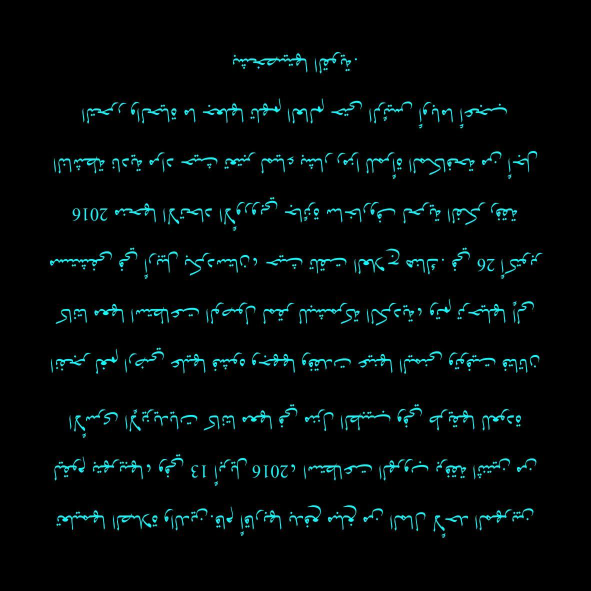
#> input picture trials/LPQ/data/1.jpeg, 1181 x 1181 px (shown at 1/2 size); its folder holds only this picture in this run
$ python -i preprocess.py   (imports and definitions only)
#> lines starting #> are read from the running program, lines starting #| are printed output that depends on the picture; after the words box and inside, x2 and y2 are one past the last pixel; in counts of white or black regions, pixels touching at a corner belong together
#> further down, picture is the input picture: shape (1181, 1181, 3); mean B, G, R 9.4, 9.2, 3.1
import numpy as np
import matplotlib.pyplot as plt
import math
import cv2
import re
import glob


def load_Image(path):
    image=cv2.imread(path)
    return image
# [9 lines left out: function load_Dataset, not called in this run]
def threshold_image(image):
    gray_image = cv2.cvtColor(image, cv2.COLOR_BGR2GRAY)
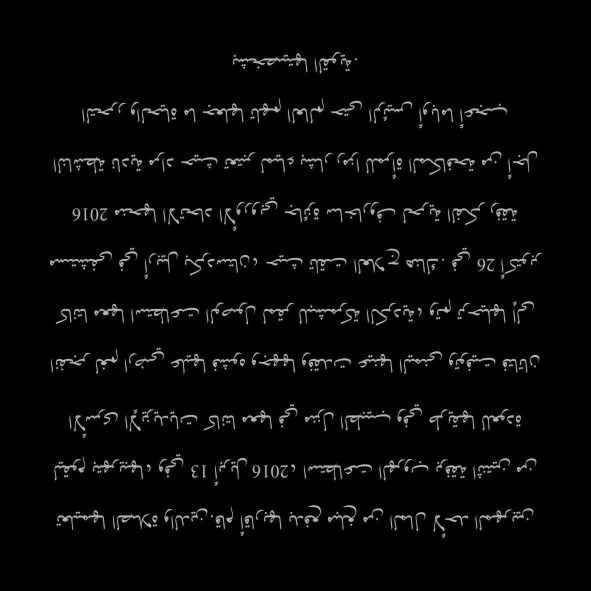
#> gray_image: shape (1181, 1181) (shown at 1/2 size); min 0, max 213, mean 7.4
    # [5 lines of commented-out code are left out]
    hist = cv2.calcHist([gray_image], [0], None, [256], [0, 256])
#> hist = 256 values, max 1049869 at index 0, min 0 at index 214, mean 5448.3
    # Get the total number of pixels in the image
    total_pixels = gray_image.shape[0] * gray_image.shape[1]
#> total_pixels = 1394761
    # Calculate the ratio of black pixels to white pixels
    black_ratio = sum(hist[:50]) / total_pixels
#> black_ratio = [0.959]
    white_ratio = sum(hist[200:]) / total_pixels
#> white_ratio = [0.000221]

    # Set the threshold accordingly
    if black_ratio > white_ratio:
        ret, thresh = cv2.threshold(gray_image,0, 255, cv2.THRESH_BINARY_INV  + cv2.THRESH_OTSU) #50
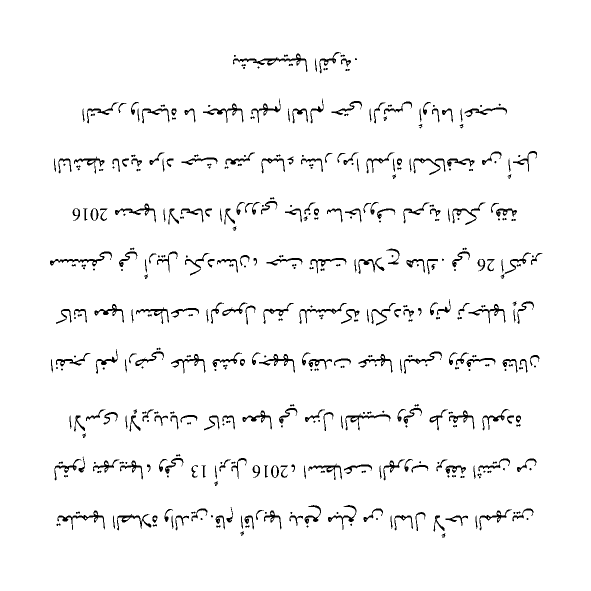
#> thresh: shape (1181, 1181) (shown at 1/2 size); 96.4% white; 433 black regions (86 under 20 px)
#> ret = 79
    else:
        ret, thresh = cv2.threshold(gray_image, 0, 255, cv2.THRESH_BINARY + cv2.THRESH_OTSU)   #180
    # check salt and pepper to rethreshold
    contours, _ = cv2.findContours(thresh, cv2.RETR_LIST, cv2.CHAIN_APPROX_SIMPLE)
#> contours = 641 contours, 262 with area under 20; largest, box (x1, y1, x2, y2) and area: (0, 0, 1181, 1181) 1392400, (465, 106, 616, 145) 1166, (114, 1020, 211, 1061) 835, (99, 502, 225, 534) 830, (405, 206, 488, 247) 766
    min_contour_area = 50
    filtered_contours = [cnt for cnt in contours if cv2.contourArea(cnt) > min_contour_area]
#> filtered_contours = 251 contours; largest, box (x1, y1, x2, y2) and area: (0, 0, 1181, 1181) 1392400, (465, 106, 616, 145) 1166, (114, 1020, 211, 1061) 835, (99, 502, 225, 534) 830, (405, 206, 488, 247) 766
    if abs(len(filtered_contours)-len(contours))<8000 :
       return thresh
    else:
        median_filter = cv2.medianBlur(gray_image, 5)
        if black_ratio > white_ratio:
            ret, thresh = cv2.threshold(median_filter,0, 255, cv2.THRESH_BINARY_INV  + cv2.THRESH_OTSU) #50
        else:
            ret, thresh = cv2.threshold(median_filter, 0, 255, cv2.THRESH_BINARY + cv2.THRESH_OTSU)   #180
    return thresh
# [118 lines left out: functions assure_white_bg, get_words, denoise, get_lines, get_words_grey, not called in this run]


def resize_image(image, width, height):
    return cv2.resize(image, (width, height), interpolation=cv2.INTER_AREA)

>>> import cv2
>>> picture = cv2.imread('../LPQ/data/1.jpeg')
>>> result = threshold_image(picture)

$ run again, on trials/LPQ/data/12.jpeg
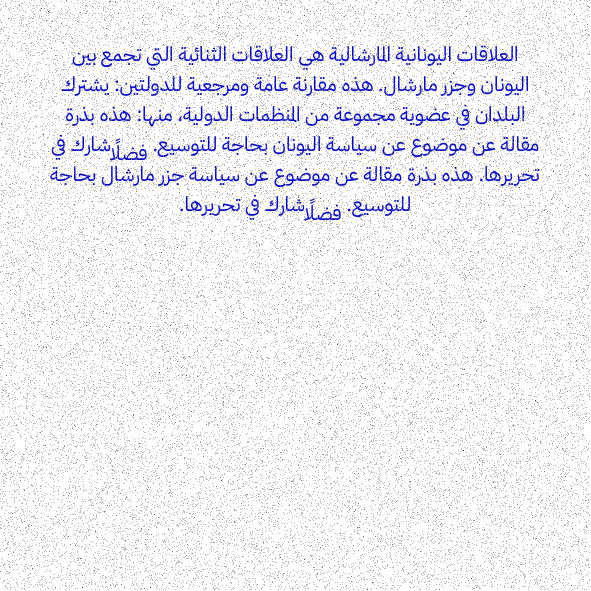
#> input picture trials/LPQ/data/12.jpeg, 1181 x 1181 px (shown at 1/2 size)
#> picture is the input picture: shape (1181, 1181, 3); mean B, G, R 242.3, 238.3, 238.3
#> in threshold_image, `gray_image = cv2.cvtColor(image, cv2.COLOR_BGR2GRAY)`:
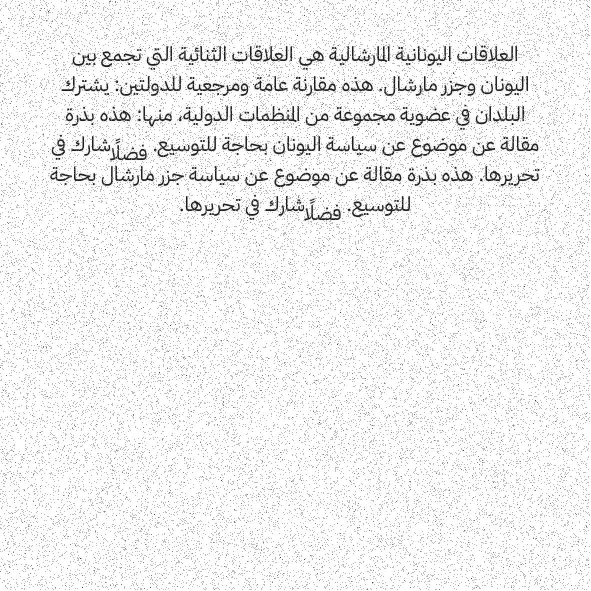
#> gray_image: shape (1181, 1181) (shown at 1/2 size); min 0, max 255, mean 238.8
#> hist = 256 values, max 686239 at index 255, min 66 at index 125, mean 5448.3
#> black_ratio = [0.0463]
#> white_ratio = [0.942]
#> in threshold_image, `ret, thresh = cv2.threshold(gray_image, 0, 255, cv2.THRESH_BINARY + cv..`: ret = 137
#> contours = 36980 contours, 36693 with area under 20; largest, box (x1, y1, x2, y2) and area: (0, 0, 1181, 1181) 1392319, (511, 211, 594, 245) 1018, (608, 409, 682, 443) 951, (219, 289, 294, 322) 935, (706, 226, 790, 253) 923
#> filtered_contours = 155 contours; largest, box (x1, y1, x2, y2) and area: (0, 0, 1181, 1181) 1392319, (511, 211, 594, 245) 1018, (608, 409, 682, 443) 951, (219, 289, 294, 322) 935, (706, 226, 790, 253) 923
#> in threshold_image, `ret, thresh = cv2.threshold(median_filter, 0, 255, cv2.THRESH_BINARY +..`:
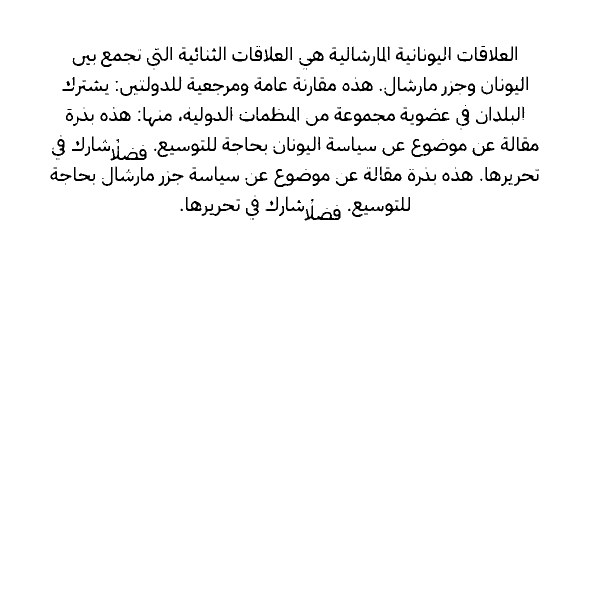
#> thresh: shape (1181, 1181) (shown at 1/2 size); 97.3% white; 281 black regions (139 under 20 px), largest, box (x1, y1, x2, y2) and area: (708, 227, 790, 252) 708, (202, 103, 281, 134) 706, (549, 338, 622, 374) 700
#> in threshold_image, `ret, thresh = cv2.threshold(median_filter, 0, 255, cv2.THRESH_BINARY +..`: ret = 166
